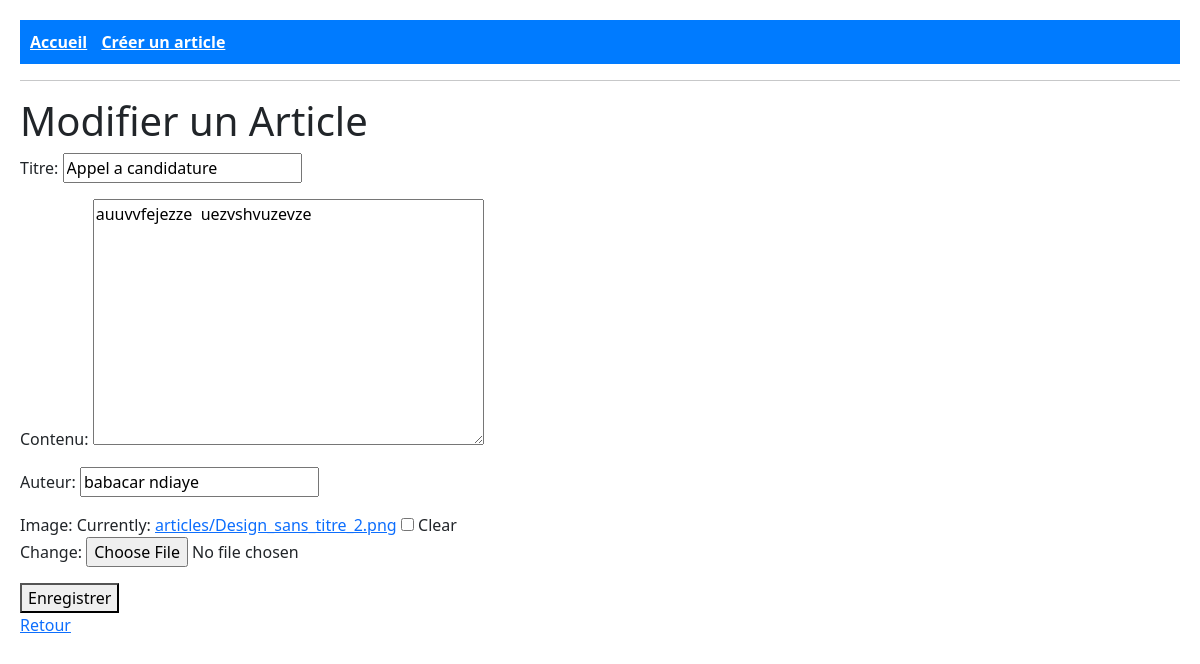
Before: /1/modifier/ with the older database file.
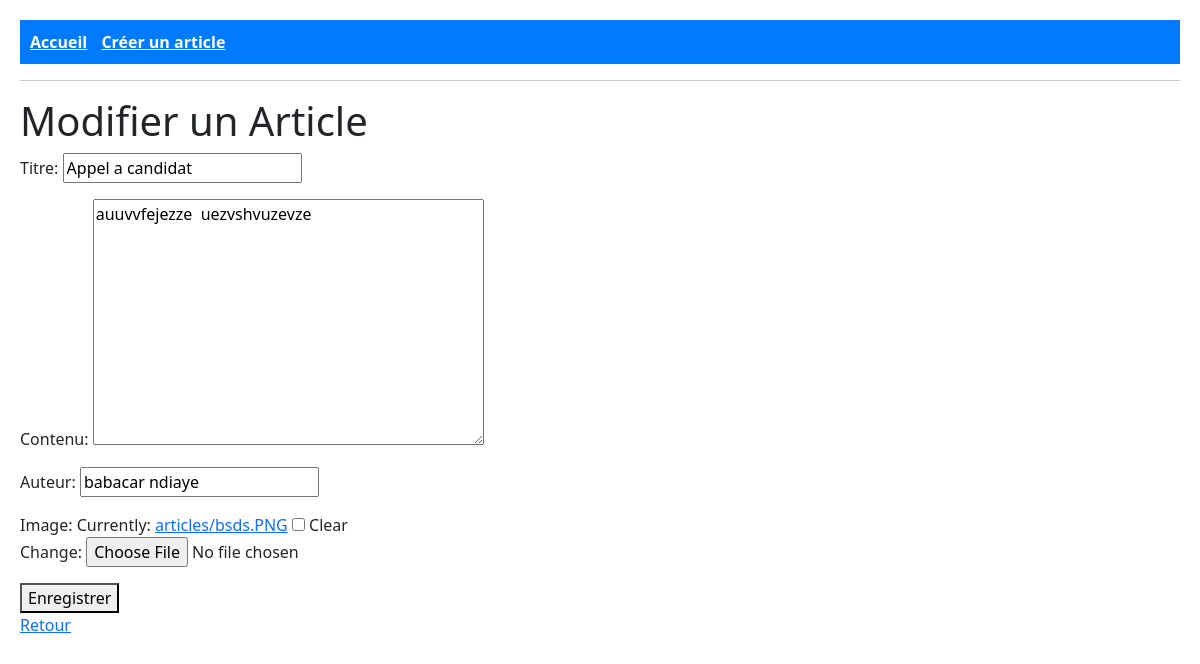
After: the same page with the newer database file.
### blog/models.py (models this page shows, shortened)
class Article(models.Model):
    titre = models.CharField(max_length=200)  # Titre de l'article
    contenu = models.TextField()  # Contenu de l'article
    date_publication = models.DateTimeField(auto_now_add=True)  # Date automatique
    auteur = models.CharField(max_length=100)  # Auteur de l'article
    image = models.ImageField(upload_to='articles/', blank=True, null=True)  # Image facultative

### blog/views.py (the view)
# urls.py: path('<int:pk>/modifier/', ArticleUpdateView.as_view(), name='article_update'),
class ArticleUpdateView(UpdateView):
    model = Article
    fields = ['titre', 'contenu', 'auteur', 'image']
    template_name = "blog/article_form.html"
    success_url = reverse_lazy('article_list')

### blog/templates/blog/article_form.html (shortened to what this page needs)
{% extends "base.html" %}
{% block content %}
    <h1>{% if object %}Modifier{% else %}Créer{% endif %} un Article</h1>
    <form method="post" enctype="multipart/form-data">
        {{ form.as_p }}
        <button type="submit">Enregistrer</button>
    </form>
    <a href="{% url 'article_list' %}">Retour</a>
{% endblock %}

Changed rows visible on the page:
changed Article "auuvvfejezze uezvshvuzevze": titre "Appel a candidature" → "Appel a candidat"
Other visible differences:
text no longer shown: "Titre: Contenu: Auteur: Image: Currently: articles/Design_sans_titre_2.png Clear Change:"
text now shown: "Titre: Contenu: Auteur: Image: Currently: articles/bsds.PNG Clear Change:"
